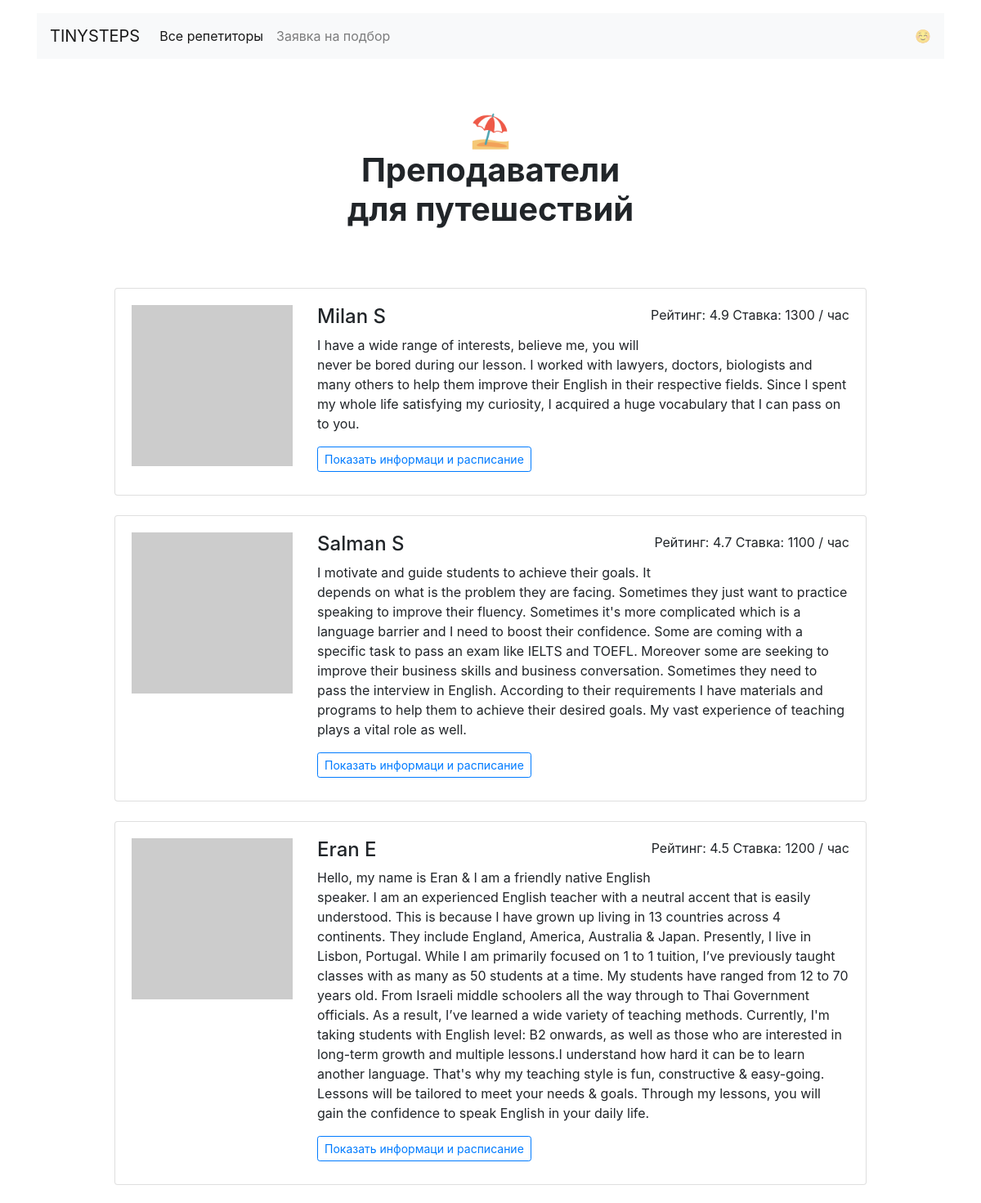
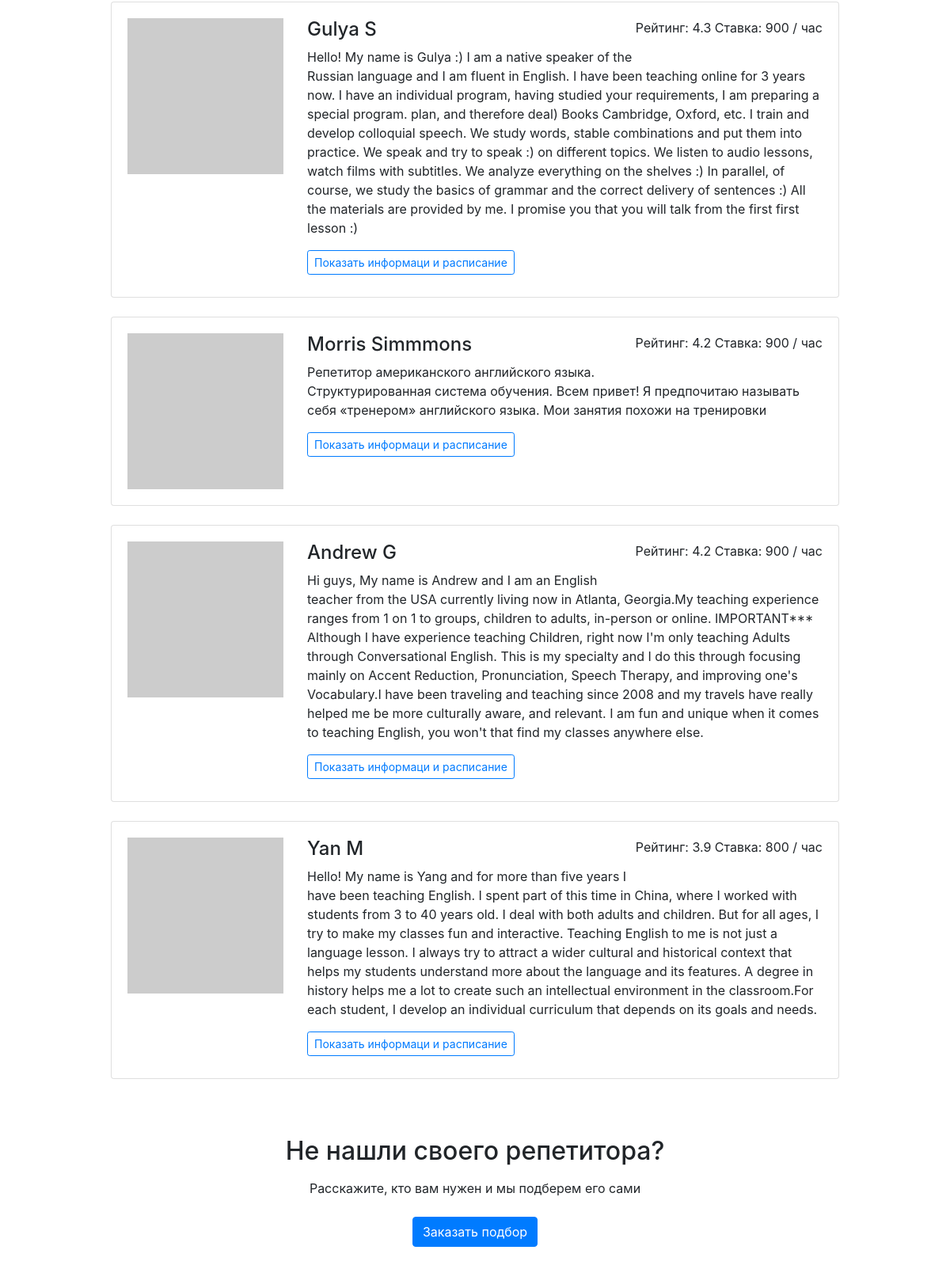
Page /goals/travel/ on the committed database (2 pictures, top to bottom).
### app.py (models this page shows)
class Teacher(db.Model):
    __tablename__ = 'teachers'
    id = db.Column(db.Integer, primary_key=True)
    data_id = db.Column(db.Integer, nullable=False)
    name = db.Column(db.String, nullable=False)
    about = db.Column(db.String, nullable=False)
    rating = db.Column(db.Float, nullable=False)
    picture = db.Column(db.String, nullable=False)
    price = db.Column(db.Integer, nullable=False)
    goals = db.Column(db.String, nullable=False)
    free = db.Column(db.JSON, nullable=False)
    booking = db.relationship("Booking")

### app.py (the view)
@app.route('/goals/<goal>/')
def all_goals(goal):
    content = db.session.query(Teacher).all()
    goal_req = None
    for i in content:
        if goal in i.goals.split(','):
            goal_req = goal
            break
    if goal_req is None:
        return '<h2>Задайте правильную категорию</h2>'
    teachers_edited = []
    rating = []
    rating_edit = []
    for i in content:
        goals = i.goals.split(',')
        if goal in goals:
            teachers_edited.append(i)
    for i in teachers_edited:
        rating.append(i.rating)
    for i in rating:
        if i not in rating_edit:
            rating_edit.append(i)
    rating = sorted(rating_edit, reverse=True)
    teachers = []
    for i in rating:
        for j in teachers_edited:
            if i == j.rating:
                teachers.append(j)
    goals = json_to_py_goals()
    output = render_template(
        'goal.html',
        goals=goals,
        goal=goal_req,
        teachers=teachers
    )
    return output

### app.py (called while the page is built)
def json_to_py_goals():
    with open('data_goals.json', 'r', encoding='utf-8') as f:
        content = json.load(f)
        return content

### templates/goal.html
{% extends "base.html" %}
{% block wrapper %}
<main class="container mt-3">
  <h1 class="h1 text-center w-50 mx-auto mt-1 py-5 mb-4">
    <strong>
      {% if goal == 'relocate' %} 🚜
      {% elif goal == 'work' %} 🏢
      {% elif goal == 'study' %} 🏫
      {% elif goal == 'for_programming' %} 🖥️
      {% else %} ⛱
      {% endif %}
      <br />Преподаватели <br />
      {{ goals[goal]|lower }}
    </strong>
  </h1>
  <div class="row">
    <div class="col-12 col-lg-10 offset-lg-1 m-auto">
      {% for i in teachers %}
      {% if goal in i['goals'] %}
      <div class="card mb-4">
        <div class="card-body">
          <div class="row">
            <div class="col-3">
              <img src="{{ i.picture }}" class="img-fluid" alt="" />
            </div>
            <div class="col-9">
              <p class="float-right">
                Рейтинг: {{ i.rating }} Ставка: {{ i.price }} / час
              </p>
              <h2 class="h4">{{ i.name }}</h2>
              <p>{{ i.about }}</p>
              <a
                href="/profiles/{{ i.id }}/"
                class="btn btn-outline-primary btn-sm mr-3 mb-2"
              >
                Показать информаци и расписание
              </a>
            </div>
          </div>
        </div>
      </div>
      {% endif %}
      {% endfor %}
    </div>
  </div>
  {% include 'paste.html' %}
</main>
{% endblock %}

### rows in the picture
Teacher: rating "4.9", price "1300", name "Milan S", about "I have a wide range of interests, believe me, you will never be bored during our lesson. I worked with lawyers, doctors, biologists and many others to help them improve their English in their respective fields. Since I spent my whole life satisfying my curiosity, I acquired a huge vocabulary that I can pass on to you."
Teacher: rating "4.7", price "1100", name "Salman S", about "I motivate and guide students to achieve their goals. It depends on what is the problem they are facing. Sometimes they just want to practice speaking to improve their fluency. Sometimes it's more complicated which is a language barrier and I need to boost their confidence. Some are coming with a specific task to pass an exam like IELTS and TOEFL. Moreover some are seeking to improve their business skills and business conversation. Sometimes they need to pass the interview in English. According to their requirements I have materials and programs to help them to achieve their desired goals. My vast experience of teaching plays a vital role as well."
Teacher: rating "4.5", price "1200", name "Eran E", about "Hello, my name is Eran & I am a friendly native English speaker. I am an experienced English teacher with a neutral accent that is easily understood. This is because I have grown up living in 13 countries across 4 continents. They include England, America, Australia & Japan. Presently, I live in Lisbon, Portugal. While I am primarily focused on 1 to 1 tuition, I’ve previously taught classes with as many as 50 students at a time. My students have ranged from 12 to 70 years old. From Israeli middle schoolers all the way through to Thai Government officials. As a result, I’ve learned a wide variety of teaching methods. Currently, I'm taking students with English level: B2 onwards, as well as…"
Teacher: rating "4.3", price "900", name "Gulya S", about "Hello! My name is Gulya :) I am a native speaker of the Russian language and I am fluent in English. I have been teaching online for 3 years now. I have an individual program, having studied your requirements, I am preparing a special program. plan, and therefore deal) Books Cambridge, Oxford, etc. I train and develop colloquial speech. We study words, stable combinations and put them into practice. We speak and try to speak :) on different topics. We listen to audio lessons, watch films with subtitles. We analyze everything on the shelves :) In parallel, of course, we study the basics of grammar and the correct delivery of sentences :) All the materials are provided by me. I promise you…"
Teacher: rating "4.2", price "900", name "Morris Simmmons", about "Репетитор американского английского языка. Структурированная система обучения. Всем привет! Я предпочитаю называть себя «тренером» английского языка. Мои занятия похожи на тренировки"
Teacher: rating "4.2", price "900", name "Andrew G", about "Hi guys, My name is Andrew and I am an English teacher from the USA currently living now in Atlanta, Georgia.My teaching experience ranges from 1 on 1 to groups, children to adults, in-person or online. IMPORTANT*** Although I have experience teaching Children, right now I'm only teaching Adults through Conversational English. This is my specialty and I do this through focusing mainly on Accent Reduction, Pronunciation, Speech Therapy, and improving one's Vocabulary.I have been traveling and teaching since 2008 and my travels have really helped me be more culturally aware, and relevant. I am fun and unique when it comes to teaching English, you won't that find my classes anywhere else."
Teacher: rating "3.9", price "800", name "Yan M", about "Hello! My name is Yang and for more than five years I have been teaching English. I spent part of this time in China, where I worked with students from 3 to 40 years old. I deal with both adults and children. But for all ages, I try to make my classes fun and interactive. Teaching English to me is not just a language lesson. I always try to attract a wider cultural and historical context that helps my students understand more about the language and its features. A degree in history helps me a lot to create such an intellectual environment in the classroom.For each student, I develop an individual curriculum that depends on its goals and needs."

### other values in the picture
{{ goals[goal]|lower }} "для путешествий"
